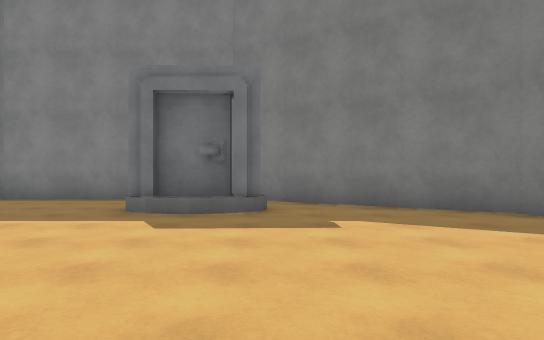
View 1 (above)

16 first-person views from a walk through a 3-D level made in the Unity game engine. The camera is 1.4 m above the floor, looks level and sees 75° across. The floor is counted in squares, 2 m on a side. Each view is taken from the middle of a square. On the plan, view 1 faces up. The plan holds only what a view shows up to about 11 squares ahead; the rest is blank. The place goes on beyond the plan. The player character is not drawn. Surface patterns are stand-ins for the level's own textures.

View 2
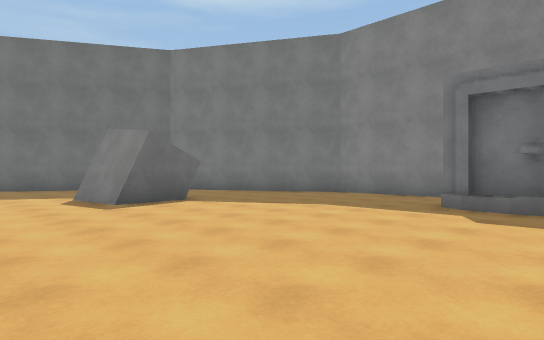

View 3
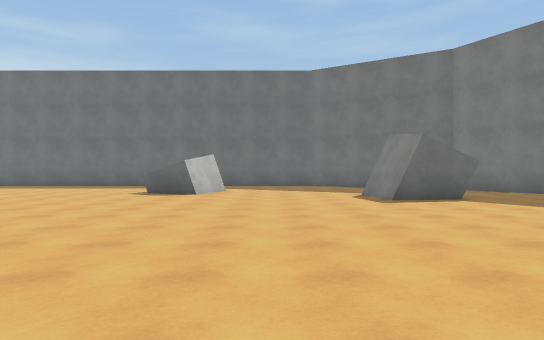

View 4
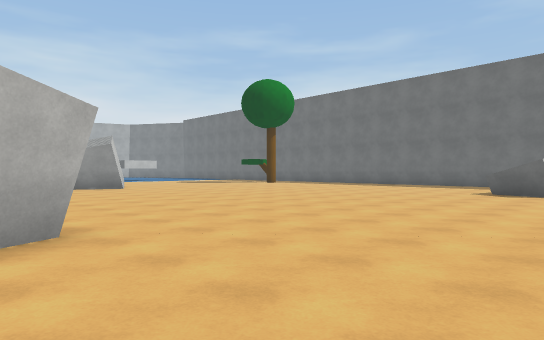

View 5
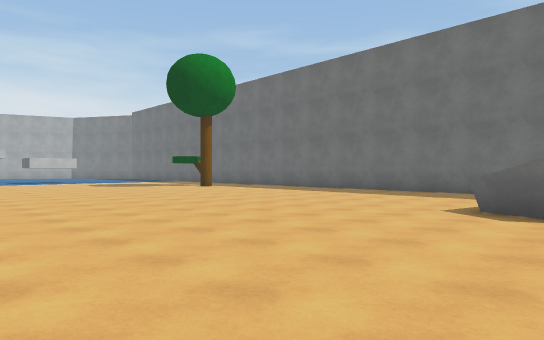

View 6
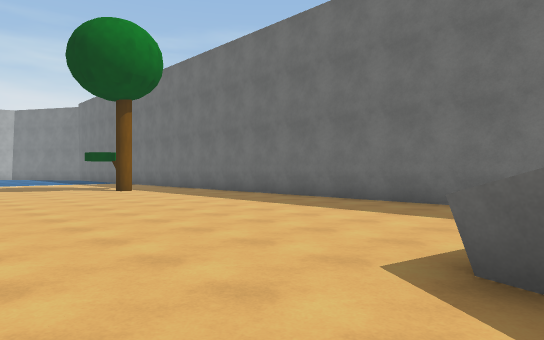

View 7
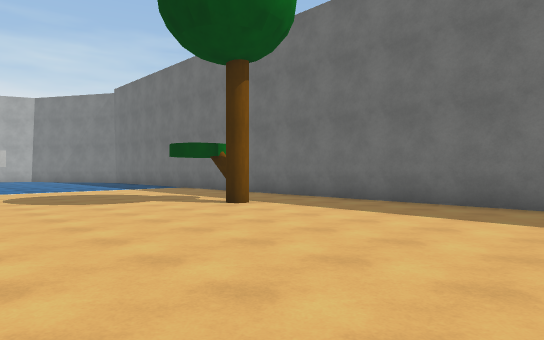

View 8
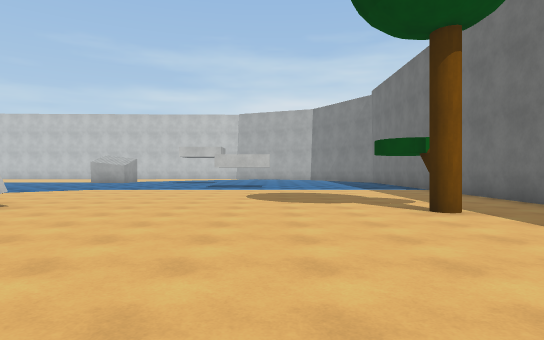

View 9
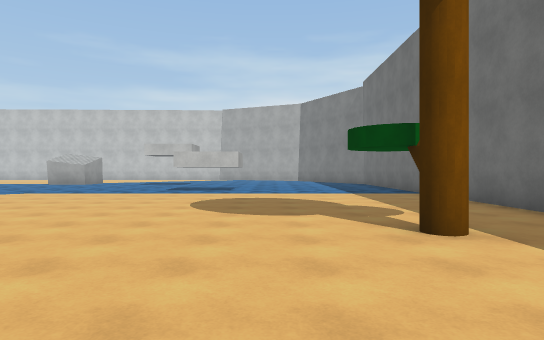

View 10
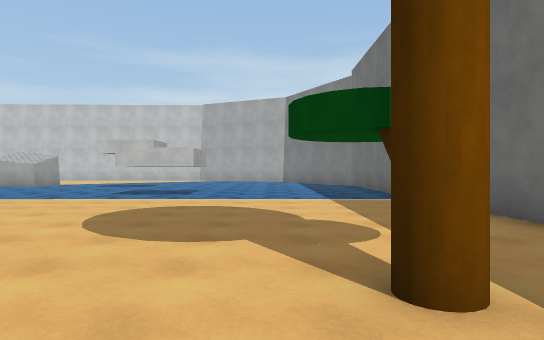

View 11
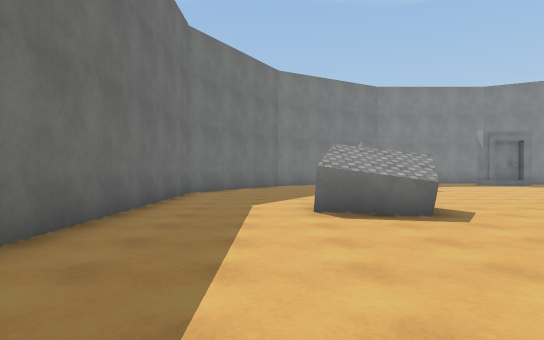

View 12
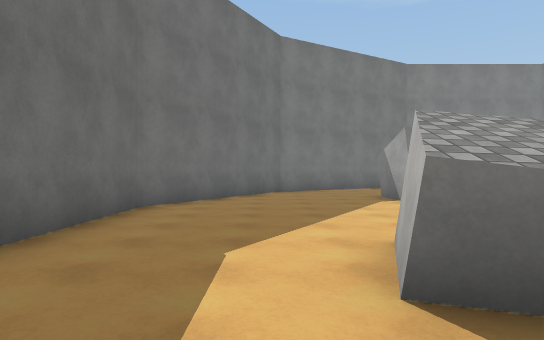

View 13
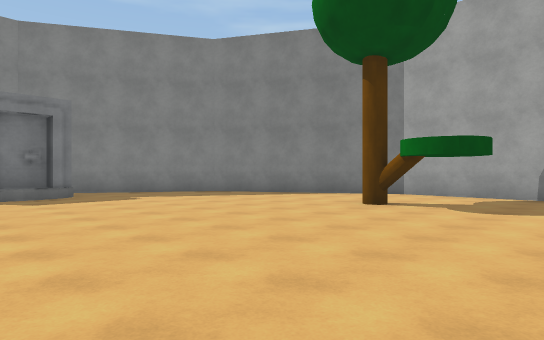

View 14
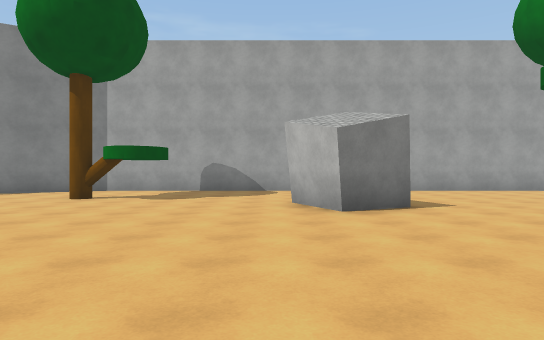

View 15
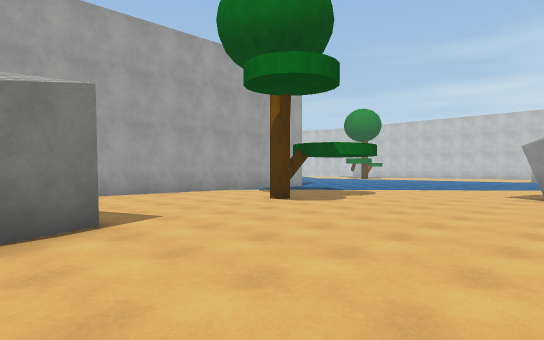

View 16
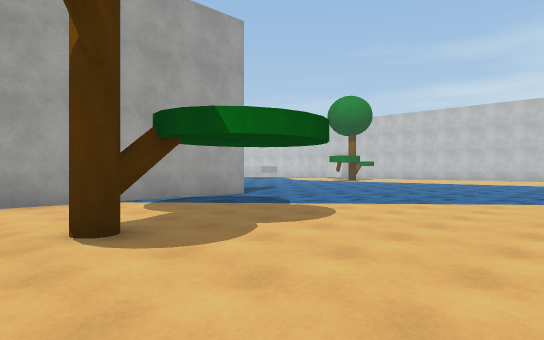

### Floor plan
Key: @ floor where view 1 was taken; # wall or solid block; . floor; ~ water the walk can cross; ≈ water the walk keeps out of; ^ raised ledge; T tree; O other object.
Columns run from 15 left of view 1 to 7 right of it. Each row starts with its distance up from view 1.
  9         #######
  8          ....  ###
  7      ## .....  ..###
  6      ........OO....#
  5   ##................
  4  ##.................
  3  #....##.............#
  2 ##....##.............##
  1 #.....................#
  0 #..............@...T..#
 -1 #..................T..#
 -2 #.....................#
 -3 #...##................#
 -4 #...##................
 -5 #....^................
 -6 #...............##
 -7 #................#
 -8 #...................
 -9 #.....................#
-10 #.....................#
-11 #.....................#
-12 #.................T...#
-13 #........... .....T...#
-14 #..........  .........#
-15 #..........  ........≈#
-16 #..T........ #......≈≈#
-17 #...........# .....≈≈≈#
-18 #............ ....≈≈≈≈≈
-19 #................≈≈≈≈≈≈
-20 #..............~≈≈≈≈≈≈
-21  .............~≈≈≈≈≈≈
-22  ............≈  ≈≈≈≈
-23 #≈≈≈≈≈≈≈≈≈≈≈≈≈  ≈≈≈
-24 #≈≈≈≈≈≈≈≈≈≈≈≈   ≈≈
-25 #≈≈≈≈≈≈≈≈≈≈≈≈

Where each view was taken, in squares from view 1:
view 1: 0 up, 0 right, facing up
view 2: 1 down, 0 right, facing up-left
view 3: 1 down, 1 right, facing left
view 4: 2 down, 2 right, facing down-left
view 5: 3 down, 3 left, facing down-left
view 6: 4 down, 7 left, facing down-left
view 7: 10 down, 7 left, facing down-left
view 8: 10 down, 9 left, facing down
view 9: 12 down, 10 left, facing down
view 10: 14 down, 11 left, facing down
view 11: 10 down, 12 left, facing up
view 12: 6 down, 12 left, facing up
view 13: 4 down, 3 left, facing up-right
view 14: 5 down, 5 left, facing right
view 15: 6 down, 3 left, facing down-right
view 16: 11 down, 1 left, facing down-right
